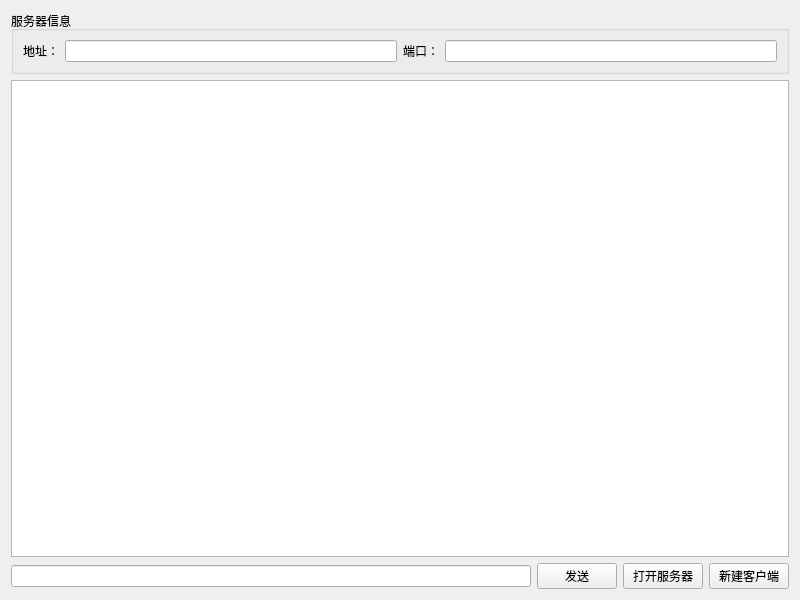
<?xml version="1.0" encoding="UTF-8"?>
<ui version="4.0">
 <class>ServerWindow</class>
 <widget class="QWidget" name="ServerWindow">
  <property name="geometry">
   <rect>
    <x>0</x>
    <y>0</y>
    <width>800</width>
    <height>600</height>
   </rect>
  </property>
  <property name="windowTitle">
   <string>服务器</string>
  </property>
  <layout class="QGridLayout" name="gridLayout">
   <item row="2" column="0">
    <widget class="QLineEdit" name="datagram"/>
   </item>
   <item row="2" column="1">
    <widget class="QPushButton" name="writeButton">
     <property name="text">
      <string>发送</string>
     </property>
    </widget>
   </item>
   <item row="2" column="2">
    <widget class="QPushButton" name="stateButton">
     <property name="focusPolicy">
      <enum>Qt::NoFocus</enum>
     </property>
     <property name="text">
      <string>打开服务器</string>
     </property>
    </widget>
   </item>
   <item row="2" column="3">
    <widget class="QPushButton" name="buildButton">
     <property name="focusPolicy">
      <enum>Qt::NoFocus</enum>
     </property>
     <property name="text">
      <string>新建客户端</string>
     </property>
    </widget>
   </item>
   <item row="1" column="0" colspan="4">
    <widget class="QPlainTextEdit" name="output">
     <property name="focusPolicy">
      <enum>Qt::NoFocus</enum>
     </property>
    </widget>
   </item>
   <item row="0" column="0" colspan="4">
    <widget class="QGroupBox" name="groupBox">
     <property name="title">
      <string>服务器信息</string>
     </property>
     <layout class="QHBoxLayout" name="horizontalLayout">
      <item>
       <widget class="QLabel" name="serverAddressLabel">
        <property name="text">
         <string>地址：</string>
        </property>
       </widget>
      </item>
      <item>
       <widget class="QLineEdit" name="serverAddress">
        <property name="focusPolicy">
         <enum>Qt::NoFocus</enum>
        </property>
        <property name="readOnly">
         <bool>true</bool>
        </property>
       </widget>
      </item>
      <item>
       <widget class="QLabel" name="serverPortLabel">
        <property name="text">
         <string>端口：</string>
        </property>
       </widget>
      </item>
      <item>
       <widget class="QLineEdit" name="serverPort">
        <property name="focusPolicy">
         <enum>Qt::NoFocus</enum>
        </property>
        <property name="readOnly">
         <bool>true</bool>
        </property>
       </widget>
      </item>
     </layout>
    </widget>
   </item>
  </layout>
 </widget>
 <tabstops>
  <tabstop>serverAddress</tabstop>
  <tabstop>serverPort</tabstop>
  <tabstop>output</tabstop>
  <tabstop>datagram</tabstop>
  <tabstop>writeButton</tabstop>
  <tabstop>stateButton</tabstop>
  <tabstop>buildButton</tabstop>
 </tabstops>
 <resources/>
 <connections/>
</ui>
